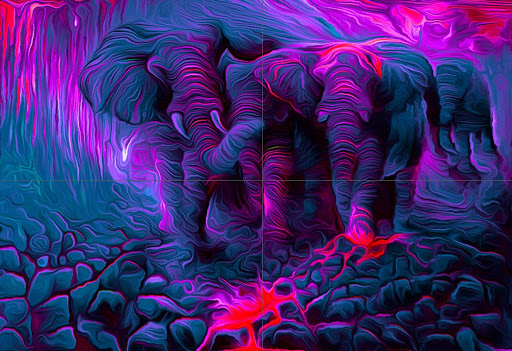
#> input picture Dominat_color_extraction/elephant.jpg, 512 x 351 px
$ jupyter execute Me_dominant_color_extraction.ipynb
#> lines starting #> are read from the running program, lines starting #| are printed output that depends on the picture
[cell 1]
import numpy as np
import cv2
import matplotlib.pyplot as plt
from sklearn.cluster import KMeans

[cell 2]
img = cv2.imread("elephant.jpg")
#> img is the input picture: shape (351, 512, 3); mean B, G, R 111.9, 37.7, 61.6
img = cv2.cvtColor(img, cv2.COLOR_BGR2RGB)
plt.imshow(img)
plt.show()
shape= img.shape
#> shape = (351, 512, 3)
print(shape)
#| (351, 512, 3)

[cell 3]
shape_dim= shape[0]*shape[1]
#> shape_dim = 179712
all_pixels = img.reshape((shape_dim , 3))
print(all_pixels.shape)
#| (179712, 3)

[cell 4]
dominant_colors = 2
km = KMeans(n_clusters = dominant_colors)
km.fit(all_pixels)

[cell 5]
centers = km.cluster_centers_
centers = np.array(centers, dtype = 'uint8')
centers

[cell 6]
i= 1
colors = []
for each_col in centers:
    plt.subplot(1,4,i)
    plt.axis("off")
    i+=1

    colors.append(each_col)

    #colors watch
    a = np.zeros((100,100,3), dtype = 'uint8')
    a[:, :, :] = each_col
    plt.imshow(a)

plt.show()
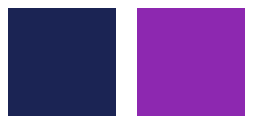
#> figure drawn by matplotlib, 2 panels

# Segmenting Original Image

[cell 7]
new_img = np.zeros((img.shape[0]*img.shape[1],3), dtype = 'uint8')
print(new_img.shape)
#| (179712, 3)

[cell 8]
a = km.labels_
print(len(a))

[cell 9]
for ix in range(new_img.shape[0]):
    new_img[ix] = colors[km.labels_[ix]]

new_img = new_img.reshape(img.shape)
print(new_img.shape)
#| (351, 512, 3)

[cell 10]
plt.imshow(img)
plt.show()

[cell 11]
plt.imshow(new_img)
plt.show()
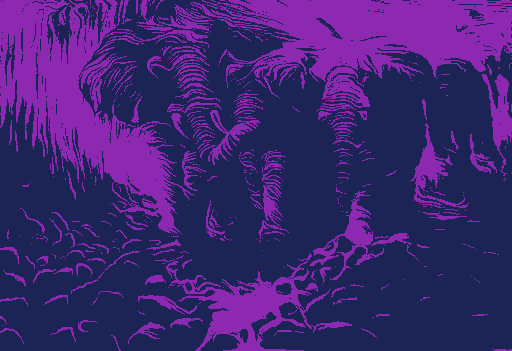
#> shown: shape (351, 512, 3); mean R, G, B 61.3, 37.2, 111.7
